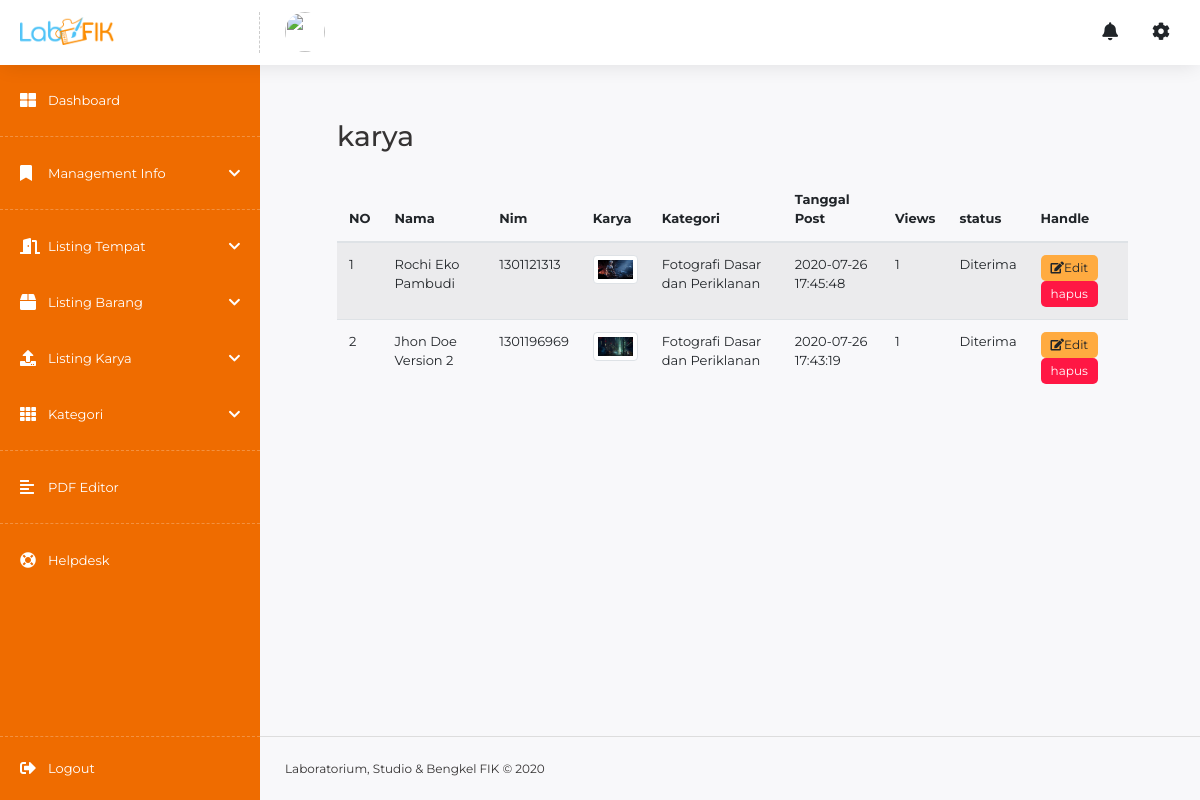
Screenshot of /index.php/admin_karya with the database file from the repository.
### tables this page shows
CREATE TABLE `tampilan` (
  `id_tampilan` int(11) NOT NULL,
  `id` int(11) NOT NULL,
  `slug_tampilan` varchar(255) NOT NULL,
  `id_kategori` int(11) NOT NULL,
  `id_ck` int(11) NOT NULL,
  `gambar` varchar(255) NOT NULL,
  `tanggal_post` datetime NOT NULL,
  `tanggal_update` timestamp NOT NULL DEFAULT CURRENT_TIMESTAMP ON UPDATE CURRENT_TIMESTAMP,
  `views` int(11) NOT NULL DEFAULT '0',
  `nim` int(20) NOT NULL,
  `kode_tampilan` varchar(255) NOT NULL,
  `judul` varchar(30) NOT NULL,
  `deskripsi` text NOT NULL,
  `keywords` varchar(255) NOT NULL,
  `likes` int(11) NOT NULL DEFAULT '0',
  `status` varchar(50) NOT NULL
);

CREATE TABLE `user` (
  `id` varchar(64) NOT NULL,
  `username` varchar(255) NOT NULL,
  `name` varchar(255) NOT NULL,
  `email` varchar(255) NOT NULL,
  `images` varchar(255) NOT NULL,
  `password` varchar(255) NOT NULL,
  `salt` varchar(255) NOT NULL,
  `role_id` int(11) NOT NULL,
  `is_active` int(1) NOT NULL,
  `date_created` int(11) NOT NULL,
  `status` varchar(7) NOT NULL DEFAULT 'offline'
);

CREATE TABLE `child_kategori` (
  `id_ck` int(11) NOT NULL,
  `id_kategori` int(11) NOT NULL,
  `nama_child` varchar(128) NOT NULL,
  `post_update` timestamp NOT NULL DEFAULT CURRENT_TIMESTAMP
);

### application/controllers/Admin_karya.php (called while the page is built, shortened)
<?php
class Admin_karya extends CI_Controller
{
    public function __construct()
    {
        $this->load->helper('url');
        $this->load->model('tampilan_model');
        $this->load->library('form_validation');
        $this->load->model('kategori_model');
        $this->load->model('gambar_model');
    }
    public function index()
    {
        $tampilan = $this->tampilan_model->listingad();
        $data = array(
            'title'     => 'karya',
            'tampilan'  => $tampilan
        );
        $this->load->view('templates/dashboard/headerAdmin', $data);
        $this->load->view('templates/dashboard/sidebarAdmin', $data);
        $this->load->view('karya/admin_view', $data);
        $this->load->view('templates/dashboard/footer');
    }
}

### index.php (called while the page is built, shortened)
<?php
require_once BASEPATH.'core/CodeIgniter.php';

### application/models/Tampilan_model.php (called while the page is built, shortened)
<?php
class Tampilan_model extends CI_Model
{
    public function listingad()
    {
        $this->db->select('tampilan.*,
        user.name,
        kategori.nama_kategori,
        kategori.slug_kategori,
        child_kategori.id_ck,
        child_kategori.nama_child');
        $this->db->from('tampilan');
        $this->db->join('user', 'user.id = tampilan.id', 'left');
        $this->db->join('kategori', 'kategori.id_kategori = tampilan.id_kategori', 'left');
        $this->db->join('child_kategori', 'child_kategori.id_ck = tampilan.id_ck', 'left');
        $this->db->group_by('tampilan.id_tampilan');
        $this->db->order_by('id_tampilan', 'desc');
        $query = $this->db->get();
        return $query->result();
    }
}

### application/views/karya/admin_view.php (the view, shortened to what this page needs)
<main class="akun-container">
    <div class="d-sm-flex align-items-center justify-content-between mb-4">
        <h1 class="h3 mb-0 text-gray-800"><?= $title ?></h1>
    </div>
    <table class="table table-striped">
        <thead>
            <tr>
                <th scope="col">NO</th>
                <th scope="col">Nama</th>
                <th scope="col">Nim</th>
                <th scope="col">Karya</th>
                <th scope="col">Kategori</th>
                <th scope="col">Tanggal Post</th>
                <th scope="col">Views</th>
                <th scope="col">status</th>
                <th scope="col">Handle</th>
            </tr>
        </thead>
        <tbody>
            <?php $no = 1;
            foreach ($tampilan as $data) { ?>
                <tr>
                    <td><?= $no ?></td>
                    <td><?= $data->name ?></td>
                    <td><?= $data->nim ?></td>
                    <td><a type="button" data-toggle="modal" data-target="#exampleModal"><img src="<?= base_url('assets/upload/images/' . $data->gambar) ?>" class="img img-responsive img-thumbnail" width="60"></a></td>
                    <td><?= $data->nama_child ?></td>
                    <td><?= $data->tanggal_post ?></td>
                    <td><?= $data->views ?></td>
                    <td><?= $data->status ?></td>
                    <td>
                        <a href="<?= base_url('admin_karya/edit/' . $data->id_tampilan) ?>" class="btn btn-warning btn-xs"><i class="fa fa-edit"></i>Edit</a>
                        <a href="<?= base_url('admin_karya/delete/' . $data->id_tampilan); ?>" class="btn btn-danger btn-xs" onclick="return confirm('yakin ingin menghapus data ini?')"><i class="fa fa-trash-o"></i>hapus</a>
                    </td>
                </tr>
            <?php $no++;
            } ?>
        </tbody>
    </table>
</main>

### assets/css/style.css (style rules this page uses)
* { margin: 0; padding: 0 }
*, *::before, *::after { -webkit-box-sizing: inherit; box-sizing: inherit }
html { overflow-x: hidden; -webkit-box-sizing: border-box; box-sizing: border-box; -ms-text-size-adjust: 100%; -webkit-text-size-adjust: 100%; padding: 0 !important; margin: 0 !important; }
html { -ms-overflow-style: scrollbar; -webkit-tap-highlight-color: transparent }
body { font-family: 'Montserrat' !important; font-size: 13px; font-weight: normal; display: flex; overflow: hidden; flex-direction: column; min-height: 100vh; margin: 0 auto; padding: 60px 0 0 !important; cursor: default; cursor: default; color: #353333; background-color: #f8f8fa }
article, aside, figcaption, figure, footer, header, hgroup, main, nav, section { display: block }
figcaption, figure, main { display: block }
img { max-width: 100%; vertical-align: middle; border-style: none }
button, html [type='button'], [type='reset'], [type='submit'] { -webkit-appearance: button }
h1, h2, h3, h4, h5, h6 { font-family: inherit; font-weight: 600; position: relative; margin: 0; padding: 0 }
h1 { font-size: 36px }
a, a:focus, a:hover { transition: .2s ease; text-decoration: none; color: #444 }
a:not([href]) { cursor: pointer; transition: .2s ease; text-decoration: none !important; color: inherit }
a:not([href]):not([tabindex]) { cursor: pointer; transition: .2s ease; text-decoration: none !important; color: inherit }
main { position: relative }
.btn { border: 0; font-size: 12px; border-radius: 5px; padding: 11px 18px; line-height: unset }
.btn.btn-xs { font-size: 12px; padding: 4px 10px }
.btn-danger, .badge-danger { background-color: #ff1744 !important }
.btn-warning, .badge-warning { background-color: #FFAB40 !important }
.akun-container { padding: 60px 72px; padding-left: 337px; position: relative; z-index: 2 }
.table thead th { border-top: 0; }

### rows the page displays
tampilan: user.name "Rochi Eko Pambudi", nim "1301121313", gambar (picture), id_ck.nama_child "Fotografi Dasar dan Periklanan", tanggal_post "2020-07-26 17:45:48", views "1", status "Diterima"
tampilan: user.name "Jhon Doe Version 2", nim "1301196969", gambar (picture), id_ck.nama_child "Fotografi Dasar dan Periklanan", tanggal_post "2020-07-26 17:43:19", views "1", status "Diterima"

### other values shown
$title "karya"
